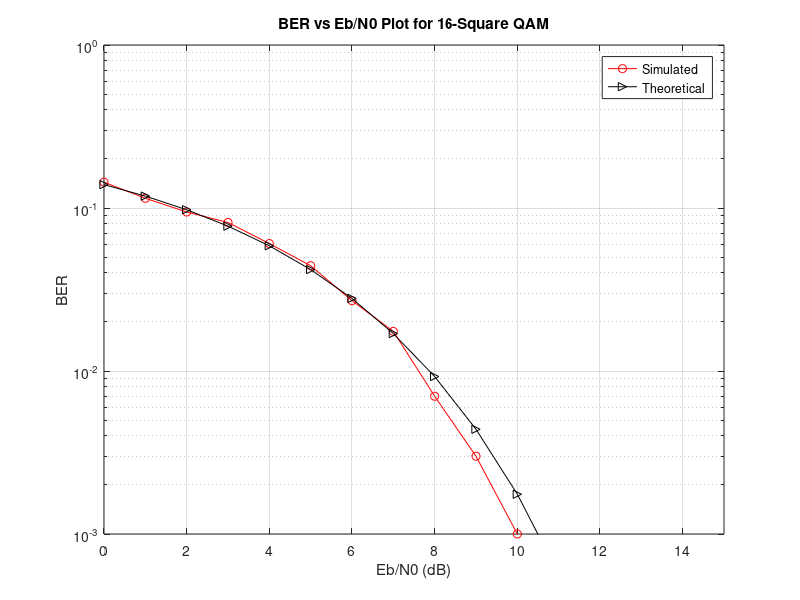

Reproduce this figure in MATLAB.
clc;
clear all;
close all;
pkg load communications
N = 4000;  % Number of bits to be transmitted using *-PSK
           % Too large value may slow down the program
x = randi([0,1],1,N); % Random input bits generation
M = 16;     % Number of Symbols in 16-Square QAM
d = sqrt(2/5); % Average symbol energy is normalised to unity

% Symbol Generation
yy = [];
for i=1:4:length(x)
  if x(i)==0 && x(i+1)==0 & x(i+2)==0 & x(i+3)==0
    y = -3*d/2+j*(-3*d/2);
  elseif x(i)==0 && x(i+1)==0 & x(i+2)==0 & x(i+3)==1
    y = -3*d/2+j*(-d/2);
  elseif x(i)==0 && x(i+1)==0 & x(i+2)==1 & x(i+3)==1
    y = -3*d/2+j*(d/2);
  elseif x(i)==0 && x(i+1)==0 & x(i+2)==1 & x(i+3)==0
    y = -3*d/2+j*(3*d/2);

  elseif x(i)==0 && x(i+1)==1 & x(i+2)==0 & x(i+3)==0
    y = -d/2+j*(-3*d/2);
  elseif x(i)==0 && x(i+1)==1 & x(i+2)==0 & x(i+3)==1
    y = -d/2+j*(-d/2);
  elseif x(i)==0 && x(i+1)==1 & x(i+2)==1 & x(i+3)==1
    y = -d/2+j*(d/2);
  elseif x(i)==0 && x(i+1)==1 & x(i+2)==1 & x(i+3)==0
    y = -d/2+j*(3*d/2);

  elseif x(i)==1 && x(i+1)==1 & x(i+2)==0 & x(i+3)==0
    y = d/2+j*(-3*d/2);
  elseif x(i)==1 && x(i+1)==1 & x(i+2)==0 & x(i+3)==1
    y = d/2+j*(-d/2);
  elseif x(i)==1 && x(i+1)==1 & x(i+2)==1 & x(i+3)==1
    y = d/2+j*(d/2);
  elseif x(i)==1 && x(i+1)==1 & x(i+2)==1 & x(i+3)==0
    y = d/2+j*(3*d/2);

  elseif x(i)==1 && x(i+1)==0 & x(i+2)==0 & x(i+3)==0
    y = 3*d/2+j*(-3*d/2);
  elseif x(i)==1 && x(i+1)==0 & x(i+2)==0 & x(i+3)==1
    y = 3*d/2+j*(-d/2);
  elseif x(i)==1 && x(i+1)==0 & x(i+2)==1 & x(i+3)==1
    y = 3*d/2+j*(d/2);
  elseif x(i)==1 && x(i+1)==0 & x(i+2)==1 & x(i+3)==0
    y = 3*d/2+j*(3*d/2);
  endif
% Transmitted Symbols
yy = [yy y];
endfor

% Detection based on euclidean distance
ber_simulated = [];
ber_theoretical = [];
ref_symbols = [-3*d/2+j*(-3*d/2) -3*d/2+j*(-d/2) -3*d/2+j*d/2 -3*d/2+j*(3*d/2) -d/2+j*(-3*d/2) -d/2+j*(-d/2) -d/2+j*d/2 -d/2+j*(3*d/2) d/2+j*(-3*d/2) d/2+j*(-d/2) d/2+j*d/2 d/2+j*(3*d/2) 3*d/2+j*(-3*d/2) 3*d/2+j*(-d/2) 3*d/2+j*d/2 3*d/2+j*(3*d/2)];
for EbN0db = 0:15
EbN0 = 10^(EbN0db/10);
n = (1/sqrt(2))*[randn(1,length(yy)) + 1j*randn(1,length(yy))];
sigma = sqrt(1/((log2(M))*EbN0)); % Symbol energy is normalized to Unity
r = yy + sigma*n;

% Calculation of Euclidian Distances of received symbols from reference symobols
min_dist_index = [];
for i=1:length(r)
  Dist = [];
  for k=1:length(ref_symbols)
  dist = sqrt((real(r(i))-real(ref_symbols(k)))^2 + (imag(r(i))-imag(ref_symbols(k)))^2);
  Dist = [Dist dist];
  endfor
  min_dist_index = [min_dist_index find(Dist==min(Dist))];
endfor

% Estimation of Bits
x_estimated = [];
for i=1:length(r)
  if ref_symbols(min_dist_index(i))== -3*d/2+j*(-3*d/2);
    x_estimated = [x_estimated 0 0 0 0];
  elseif ref_symbols(min_dist_index(i))== -3*d/2+j*(-d/2);
    x_estimated = [x_estimated 0 0 0 1];
  elseif ref_symbols(min_dist_index(i))== -3*d/2+j*(d/2);
    x_estimated = [x_estimated 0 0 1 1];
  elseif ref_symbols(min_dist_index(i))== -3*d/2+j*(3*d/2);
    x_estimated = [x_estimated 0 0 1 0];

  elseif ref_symbols(min_dist_index(i))== -d/2+j*(-3*d/2);
    x_estimated = [x_estimated 0 1 0 0];
  elseif ref_symbols(min_dist_index(i))== -d/2+j*(-d/2);
    x_estimated = [x_estimated 0 1 0 1];
  elseif ref_symbols(min_dist_index(i))== -d/2+j*(d/2);
    x_estimated = [x_estimated 0 1 1 1];
  elseif ref_symbols(min_dist_index(i))== -d/2+j*(3*d/2);
    x_estimated = [x_estimated 0 1 1 0];

  elseif ref_symbols(min_dist_index(i))== d/2+j*(-3*d/2);
    x_estimated = [x_estimated 1 1 0 0];
  elseif ref_symbols(min_dist_index(i))== d/2+j*(-d/2);
    x_estimated = [x_estimated 1 1 0 1];
  elseif ref_symbols(min_dist_index(i))== d/2+j*(d/2);
    x_estimated = [x_estimated 1 1 1 1];
  elseif ref_symbols(min_dist_index(i))== d/2+j*(3*d/2);
    x_estimated = [x_estimated 1 1 1 0];

  elseif ref_symbols(min_dist_index(i))== 3*d/2+j*(-3*d/2);
    x_estimated = [x_estimated 1 0 0 0];
  elseif ref_symbols(min_dist_index(i))== 3*d/2+j*(-d/2);
    x_estimated = [x_estimated 1 0 0 1];
  elseif ref_symbols(min_dist_index(i))== 3*d/2+j*(d/2);
    x_estimated = [x_estimated 1 0 1 1];
  elseif ref_symbols(min_dist_index(i))== 3*d/2+j*(3*d/2);
    x_estimated = [x_estimated 1 0 1 0];
  endif
endfor

% BER Computation
ber_simulated =[ber_simulated sum(x~=x_estimated)/N];
ber_theoretical = [ber_theoretical (3/(2*log2(M)))*erfc(sqrt(2*EbN0/5))];
endfor
EbN0db = 0:15;

% BER Plotting
semilogy(EbN0db, ber_simulated, 'ro-', EbN0db, ber_theoretical, 'k>-');
title('BER vs Eb/N0 Plot for 16-Square QAM');
xlabel('Eb/N0 (dB)');
ylabel('BER');
grid on;
legend('Simulated', 'Theoretical');
axis([0 15 10^-3 10^0]);

